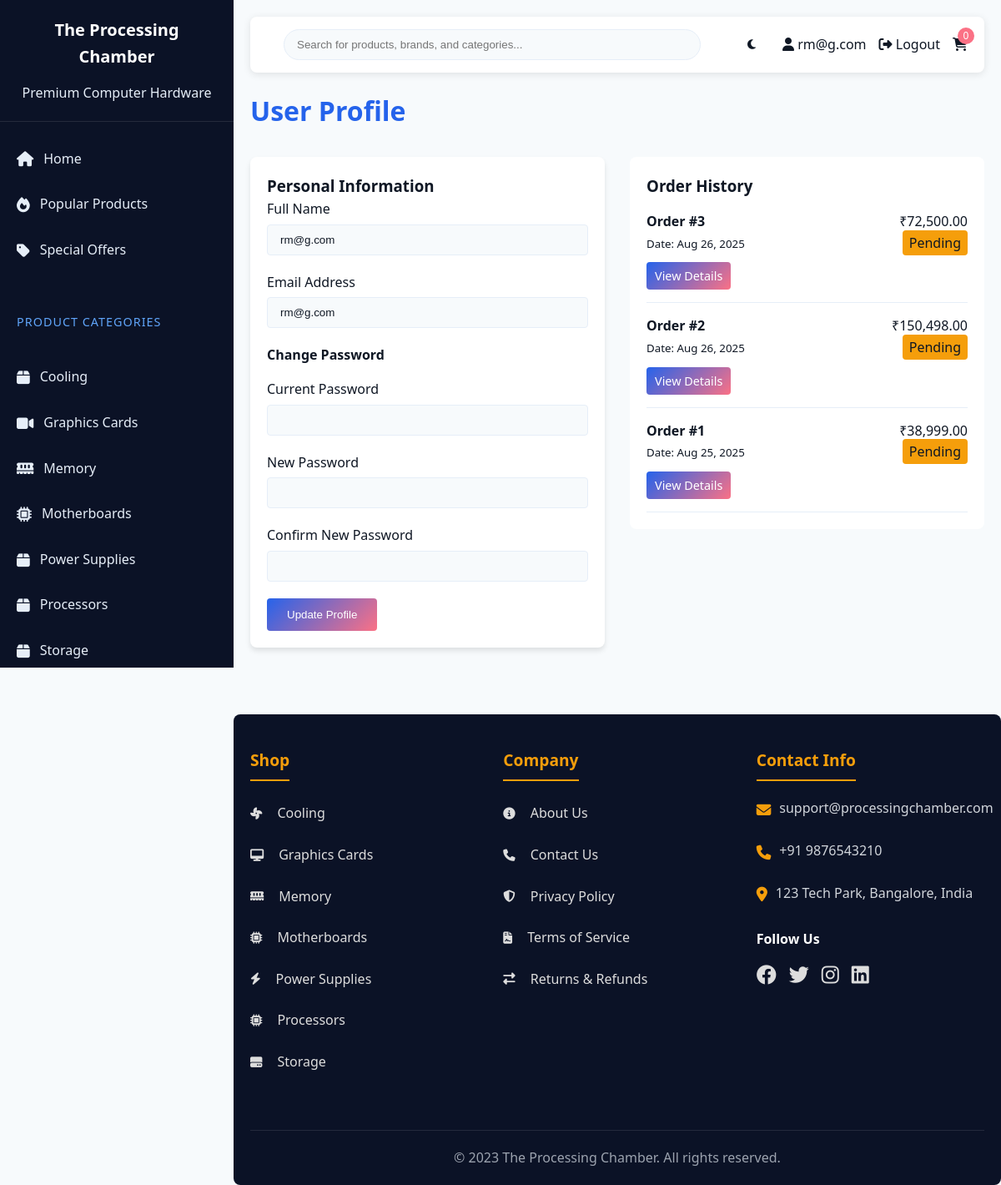
The page /pages/profile.php (signed in) on the database its author committed.
### tables this page shows
CREATE TABLE `categories` (
  `id` int(11) NOT NULL,
  `name` varchar(100) NOT NULL,
  `description` text DEFAULT NULL,
  `parent_id` int(11) DEFAULT NULL,
  `created_at` timestamp NOT NULL DEFAULT current_timestamp()
);

CREATE TABLE `users` (
  `id` int(11) NOT NULL,
  `name` varchar(100) NOT NULL,
  `email` varchar(100) NOT NULL,
  `password` varchar(255) NOT NULL,
  `role` enum('customer','admin') DEFAULT 'customer',
  `remember_token` varchar(255) DEFAULT NULL,
  `reset_token` varchar(255) DEFAULT NULL,
  `reset_expiry` datetime DEFAULT NULL,
  `created_at` timestamp NOT NULL DEFAULT current_timestamp(),
  `updated_at` timestamp NOT NULL DEFAULT current_timestamp() ON UPDATE current_timestamp()
);

CREATE TABLE `orders` (
  `id` int(11) NOT NULL,
  `user_id` int(11) DEFAULT NULL,
  `total` decimal(10,2) NOT NULL,
  `status` enum('pending','processing','shipped','delivered','cancelled') DEFAULT 'pending',
  `payment_method` enum('cod','card','upi','netbanking') DEFAULT NULL,
  `payment_status` enum('pending','completed','failed') DEFAULT 'pending',
  `shipping_address` text DEFAULT NULL,
  `created_at` timestamp NOT NULL DEFAULT current_timestamp(),
  `updated_at` timestamp NOT NULL DEFAULT current_timestamp() ON UPDATE current_timestamp()
);

### includes/functions.php (called while the page is built, shortened)
<?php
function isLoggedIn() {
    return isset($_SESSION['user_id']);
}
function formatPrice($price) {
    return '₹' . number_format($price, 2);
}
function getCategoryTree() {
    global $pdo;
    $stmt = $pdo->query("SELECT * FROM categories ORDER BY parent_id IS NULL DESC, parent_id, name");
    $rows = $stmt->fetchAll(PDO::FETCH_ASSOC);
    $tree = [];
    $byId = [];
    foreach ($rows as $r) {
        $r['children'] = [];
        $byId[$r['id']] = $r;
    }
    foreach ($byId as $id => $cat) {
        if (empty($cat['parent_id'])) {
            $tree[$id] = &$byId[$id];
        }
    }
    return array_values($tree);
}
function getCartCount() {
    if (!isset($_SESSION['cart']) || empty($_SESSION['cart'])) {
        return 0;
    }
    return array_sum($_SESSION['cart']);
}
?>

### pages/profile.php (the view, shortened to what this page needs)
<?php
require_once __DIR__ . '/../includes/header.php';
$user_id = $_SESSION['user_id'];
$stmt = $pdo->prepare("SELECT * FROM users WHERE id = ?");
$stmt->execute([$user_id]);
$user = $stmt->fetch(PDO::FETCH_ASSOC);
$stmt = $pdo->prepare("SELECT * FROM orders WHERE user_id = ? ORDER BY created_at DESC");
$stmt->execute([$user_id]);
$orders = $stmt->fetchAll(PDO::FETCH_ASSOC);
?>
<div class="profile-container">
    <h2 class="section-title">User Profile</h2>
    <div class="profile-content" style="display: grid; grid-template-columns: 1fr 1fr; gap: 30px;">
        <div class="profile-form">
            <div class="form-container">
                <h3>Personal Information</h3>
                <form method="POST" action="">
                    <div class="form-group">
                        <label for="name">Full Name</label>
                        <input type="text" id="name" name="name" value="<?php echo htmlspecialchars($user['name']); ?>" required>
                    </div>
                    <div class="form-group">
                        <label for="email">Email Address</label>
                        <input type="email" id="email" name="email" value="<?php echo htmlspecialchars($user['email']); ?>" required>
                    </div>
                    <h4 style="margin-top: 20px; margin-bottom: 15px;">Change Password</h4>
                    <div class="form-group">
                        <label for="current_password">Current Password</label>
                        <input type="password" id="current_password" name="current_password">
                    </div>
                    <div class="form-group">
                        <label for="new_password">New Password</label>
                        <input type="password" id="new_password" name="new_password">
                    </div>
                    <div class="form-group">
                        <label for="confirm_password">Confirm New Password</label>
                        <input type="password" id="confirm_password" name="confirm_password">
                    </div>
                    <button type="submit" name="update_profile" class="btn">Update Profile</button>
                </form>
            </div>
        </div>
        <div class="order-history">
            <div style="background-color: var(--card-bg); padding: 20px; border-radius: 8px;">
                <h3>Order History</h3>
                <?php if (count($orders) > 0): ?>
                    <div class="orders-list">
                        <?php foreach ($orders as $order): ?>
                            <div style="border-bottom: 1px solid var(--border-color); padding: 15px 0;">
                                <div style="display: flex; justify-content: space-between; margin-bottom: 10px;">
                                    <div>
                                        <strong>Order #<?php echo $order['id']; ?></strong>
                                        <br>
                                        <small>Date: <?php echo date('M j, Y', strtotime($order['created_at'])); ?></small>
                                    </div>
                                    <div style="text-align: right;">
                                        <div><?php echo formatPrice($order['total']); ?></div>
                                        <span style="padding: 4px 8px; border-radius: 4px; background-color:
                                            <?php
                                            switch($order['status']) {
                                                case 'pending': echo 'var(--warning);'; break;
                                            }
                                            ?>
                                        "><?php echo ucfirst($order['status']); ?></span>
                                    </div>
                                </div>
                                <a href="order-details.php?id=<?php echo $order['id']; ?>" class="btn" style="padding: 5px 10px; font-size: 0.9rem;">View Details</a>
                            </div>
                        <?php endforeach; ?>
                    </div>
                <?php else: ?>
                    <p>You haven't placed any orders yet.</p>
                    <a href="products.php" class="btn">Start Shopping</a>
                <?php endif; ?>
            </div>
        </div>
    </div>
</div>
<?php require_once __DIR__ . '/../includes/footer.php'; ?>

### includes/header.php (shortened to what this page needs)
<?php
require_once __DIR__ . '/config.php';
require_once __DIR__ . '/functions.php';
?>
<!DOCTYPE html>
<html lang="en">
<head>
    <link rel="stylesheet" href="<?php echo SITE_URL; ?>/assets/css/style.css">
    <link rel="stylesheet" href="https://cdnjs.cloudflare.com/ajax/libs/font-awesome/6.4.0/css/all.min.css">
</head>
<body>
    <aside class="sidebar">
        <div class="logo-container">
            <div class="logo">
                <a href="<?php echo SITE_URL; ?>/index.php" style="text-decoration:none; color:inherit;">
                    <h1 style="margin:0; font-size:1.25rem; font-weight:700;"><?php echo SITE_NAME; ?></h1>
                </a>
            </div>
            <p>Premium Computer Hardware</p>
        </div>
        <ul class="nav-menu">
            <li><a href="<?php echo SITE_URL; ?>/index.php" class="<?php echo basename($_SERVER['PHP_SELF']) == 'index.php' ? 'active' : ''; ?>"><i class="fas fa-home"></i> Home</a></li>
            <li><a href="<?php echo SITE_URL; ?>/pages/products.php"><i class="fas fa-fire"></i> Popular Products</a></li>
            <li><a href="#"><i class="fas fa-tag"></i> Special Offers</a></li>
        </ul>
        <div class="nav-category">Product Categories</div>
        <ul class="nav-menu">
            <?php
            $categoryTree = getCategoryTree();
            foreach ($categoryTree as $parent) {
                $iconClassRaw = trim((string)($parent['icon'] ?? ''));
                $iconClass = $iconClassRaw;
                if ($iconClass === '') {
                    $lowerName = strtolower($parent['name'] ?? '');
                    if (strpos($lowerName, 'mother') !== false) {
                        $iconClass = 'fas fa-microchip';
                    } elseif (strpos($lowerName, 'graphics') !== false || strpos($lowerName, 'gpu') !== false) {
                        $iconClass = 'fas fa-video';
                    } elseif (strpos($lowerName, 'memory') !== false || strpos($lowerName, 'ram') !== false) {
                        $iconClass = 'fas fa-memory';
                    } else {
                        $iconClass = 'fas fa-box';
                    }
                } else {
                    if (stripos($iconClass, 'motherboard') !== false) {
                        $iconClass = 'fas fa-microchip';
                    }
                }
                echo '<li>';
                echo '<a href="' . SITE_URL . '/pages/products.php?category=' . $parent['id'] . '">';
                echo '<i class="' . htmlspecialchars($iconClass) . '"></i> ' . htmlspecialchars($parent['name']) . '</a>';
                echo '</li>';
            }
            ?>
        </ul>
    </aside>
    <main class="main-content">
        <div class="header">
            <div class="search-bar">
                <form action="<?php echo SITE_URL; ?>/pages/products.php" method="GET">
                    <input type="text" name="search" placeholder="Search for products, brands, and categories...">
                </form>
            </div>
            <div class="user-actions">
                <button id="headerThemeToggle" class="header-theme-toggle" aria-label="Toggle theme"><i class="fas fa-moon"></i></button>
                <?php if (isLoggedIn()): ?>
                    <a href="<?php echo SITE_URL; ?>/pages/profile.php"><i class="fas fa-user"></i> <?php echo $_SESSION['user_name']; ?></a>
                    <a href="<?php echo SITE_URL; ?>/logout.php"><i class="fas fa-sign-out-alt"></i> Logout</a>
                <?php else: ?>
                    <a href="<?php echo SITE_URL; ?>/pages/login.php"><i class="fas fa-user"></i> Login</a>
                    <a href="<?php echo SITE_URL; ?>/pages/register.php"><i class="fas fa-user-plus"></i> Register</a>
                <?php endif; ?>
                <a href="<?php echo SITE_URL; ?>/pages/cart.php" class="cart-icon">
                    <i class="fas fa-shopping-cart"></i>
                    <span class="cart-count"><?php echo getCartCount(); ?></span>
                </a>
            </div>
        </div>

### assets/css/style.css (style rules this page uses)
:root { --primary: #2563eb; --secondary: #60a5fa; --accent: #fb7185; --success: #16a34a; --warning: #f59e0b; --danger: #ef4444; --info: #0891b2; --light: #fafafa; --dark: #0f1724; --gray: #6b7280; --body-bg: #f7fafc; --body-text: #0f1724; --card-bg: #ffffff; --card-text: #0f1724; --header-bg: #ffffff; --footer-bg: #0b1226; --border-color: #e6eef8; --nav-width: 280px; --nav-bg: #0b1226; --nav-text: #e6eef8; --nav-hover: #1e40af; }
* { margin: 0; padding: 0; box-sizing: border-box; transition: background-color 0.3s, color 0.3s; }
body { font-family: 'Segoe UI', Tahoma, Geneva, Verdana, sans-serif; background-color: var(--body-bg); color: var(--body-text); line-height: 1.6; display: flex; flex-direction: column; min-height: 100vh; }
.sidebar { width: var(--nav-width); background-color: var(--nav-bg); color: var(--nav-text); position: fixed; height: 100vh; overflow-y: auto; transition: transform 0.3s ease; z-index: 1000; }
.logo-container { padding: 20px; text-align: center; border-bottom: 1px solid rgba(255, 255, 255, 0.1); }
.logo { display: flex; align-items: center; justify-content: center; margin-bottom: 15px; }
* { scrollbar-width: thin; scrollbar-color: var(--primary) rgba(0,0,0,0.05); }
.logo h1 { font-size: 1.5rem; font-weight: 700; color: white; }
.nav-menu { list-style: none; padding: 20px 0; }
.nav-menu li { margin-bottom: 5px; }
.nav-menu li a { color: var(--nav-text); text-decoration: none; display: flex; align-items: center; padding: 12px 20px; font-weight: 500; transition: all 0.2s; }
.nav-menu li a i { margin-right: 10px; font-size: 18px; }
.nav-category { padding: 10px 20px; font-size: 0.9rem; text-transform: uppercase; letter-spacing: 1px; color: var(--secondary); margin-top: 15px; }
.nav-menu li a { padding: 12px 20px; }
.nav-menu li a i { margin-right: 12px; }
.main-content { flex: 1; margin-left: var(--nav-width); padding: 20px; }
.header { display: flex; justify-content: space-between; align-items: center; padding: 15px 20px; background-color: var(--header-bg); border-radius: 8px; margin-bottom: 20px; box-shadow: 0 2px 10px rgba(0, 0, 0, 0.1); }
.search-bar { flex: 1; max-width: 500px; margin: 0 20px; }
.search-bar input { width: 100%; padding: 10px 15px; border: 1px solid var(--border-color); border-radius: 25px; background-color: var(--body-bg); color: var(--body-text); }
.user-actions { display: flex; align-items: center; gap: 15px; }
.header-theme-toggle { background: transparent; border: 1px solid rgba(255,255,255,0.08); color: var(--body-text); padding: 8px 10px; border-radius: 6px; cursor: pointer; display: inline-flex; align-items: center; justify-content: center; }
.user-actions a { color: var(--body-text); text-decoration: none; font-weight: 500; }
.cart-icon { position: relative; }
.cart-count { position: absolute; top: -8px; right: -8px; background-color: var(--accent); color: white; font-size: 12px; width: 20px; height: 20px; border-radius: 50%; display: flex; align-items: center; justify-content: center; }
.btn { display: inline-block; padding: 12px 24px; background: linear-gradient(135deg, var(--primary), var(--accent)); color: white; border: none; border-radius: 4px; font-weight: 500; cursor: pointer; text-decoration: none; transition: all 0.2s; }
.section-title { margin-bottom: 30px; font-size: 2rem; color: var(--primary); display: flex; align-items: center; justify-content: space-between; }
.form-container { max-width: 500px; margin: 0 auto; padding: 20px; background-color: var(--card-bg); border-radius: 8px; box-shadow: 0 4px 6px rgba(0, 0, 0, 0.1); }
.form-group { margin-bottom: 20px; }
.form-group label { display: block; margin-bottom: 5px; font-weight: 500; }
.form-group input, .form-group select, .form-group textarea { width: 100%; padding: 10px 15px; border: 1px solid var(--border-color); border-radius: 4px; background-color: var(--body-bg); color: var(--body-text); }

### rows shown on the page
categories: name "Cooling"
categories: name "Graphics Cards"
categories: name "Memory"
categories: name "Motherboards"
categories: name "Power Supplies"
categories: name "Processors"
categories: name "Storage"
users: name "rm@g.com", email "rm@g.com"
orders: id "3", created_at "Aug 26, 2025", total "₹72,500.00", status "Pending"
orders: id "2", created_at "Aug 26, 2025", total "₹150,498.00", status "Pending"
orders: id "1", created_at "Aug 25, 2025", total "₹38,999.00", status "Pending"

### other values the page prints
SITE_NAME "The Processing Chamber"
$_SESSION['user_name'] "rm@g.com"
getCartCount() "0"
